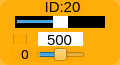
    <widget class="QWidget" name="widget_id20" native="true">
     <property name="geometry">
      <rect>
       <x>30</x>
       <y>340</y>
       <width>120</width>
       <height>65</height>
      </rect>
     </property>
     <property name="maximumSize">
      <size>
       <width>16777161</width>
       <height>16777215</height>
      </size>
     </property>
     <property name="styleSheet">
      <string notr="true">background-color: rgb(255, 170, 0, 200);
border-radius:10px;</string>
     </property>
     <widget class="QLabel" name="label_ID20">
      <property name="geometry">
       <rect>
        <x>40</x>
        <y>1</y>
        <width>45</width>
        <height>12</height>
       </rect>
      </property>
      <property name="minimumSize">
       <size>
        <width>0</width>
        <height>10</height>
       </size>
      </property>
      <property name="font">
       <font>
        <family>Arial</family>
        <pointsize>11</pointsize>
       </font>
      </property>
      <property name="styleSheet">
       <string notr="true">background-color: rgb(255, 255, 255， 0);
border-radius:0px;</string>
      </property>
      <property name="text">
       <string>ID:20</string>
      </property>
      <property name="alignment">
       <set>Qt::AlignCenter</set>
      </property>
     </widget>
     <widget class="QSlider" name="horizontalSlider_pulse_id20">
      <property name="geometry">
       <rect>
        <x>15</x>
        <y>16</y>
        <width>90</width>
        <height>12</height>
       </rect>
      </property>
      <property name="autoFillBackground">
       <bool>false</bool>
      </property>
      <property name="styleSheet">
       <string notr="true">QSlider{
	background: rgb(0, 0, 0);
	border-radius:0px;
}
QSlider::handle {/*设置中间的那个滑动的键*/                           background: rgb(255, 255, 255)}</string>
      </property>
      <property name="minimum">
       <number>0</number>
      </property>
      <property name="maximum">
       <number>1000</number>
      </property>
      <property name="pageStep">
       <number>1</number>
      </property>
      <property name="value">
       <number>500</number>
      </property>
      <property name="orientation">
       <enum>Qt::Horizontal</enum>
      </property>
     </widget>
     <widget class="QSlider" name="horizontalSlider_dev_id20">
      <property name="geometry">
       <rect>
        <x>35</x>
        <y>48</y>
        <width>50</width>
        <height>13</height>
       </rect>
      </property>
      <property name="styleSheet">
       <string notr="true">background-color: rgb(255, 255, 255， 0);</string>
      </property>
      <property name="minimum">
       <number>-125</number>
      </property>
      <property name="maximum">
       <number>125</number>
      </property>
      <property name="pageStep">
       <number>1</number>
      </property>
      <property name="orientation">
       <enum>Qt::Horizontal</enum>
      </property>
     </widget>
     <widget class="QLabel" name="label_id20">
      <property name="geometry">
       <rect>
        <x>10</x>
        <y>47</y>
        <width>30</width>
        <height>15</height>
       </rect>
      </property>
      <property name="minimumSize">
       <size>
        <width>0</width>
        <height>10</height>
       </size>
      </property>
      <property name="font">
       <font>
        <family>DejaVu Sans</family>
        <pointsize>10</pointsize>
       </font>
      </property>
      <property name="styleSheet">
       <string notr="true">background-color: rgb(255, 255, 255， 0);</string>
      </property>
      <property name="text">
       <string>0</string>
      </property>
      <property name="alignment">
       <set>Qt::AlignCenter</set>
      </property>
     </widget>
     <widget class="QLineEdit" name="lineEdit_id20">
      <property name="geometry">
       <rect>
        <x>38</x>
        <y>32</y>
        <width>45</width>
        <height>14</height>
       </rect>
      </property>
      <property name="sizePolicy">
       <sizepolicy hsizetype="Fixed" vsizetype="Fixed">
        <horstretch>0</horstretch>
        <verstretch>0</verstretch>
       </sizepolicy>
      </property>
      <property name="font">
       <font>
        <family>Arial</family>
        <pointsize>11</pointsize>
       </font>
      </property>
      <property name="autoFillBackground">
       <bool>false</bool>
      </property>
      <property name="styleSheet">
       <string notr="true">background-color: rgb(255, 255, 255);
border-radius:0px;</string>
      </property>
      <property name="text">
       <string>500</string>
      </property>
      <property name="maxLength">
       <number>1000</number>
      </property>
      <property name="alignment">
       <set>Qt::AlignCenter</set>
      </property>
      <property name="dragEnabled">
       <bool>false</bool>
      </property>
      <property name="readOnly">
       <bool>false</bool>
      </property>
     </widget>
     <widget class="QCheckBox" name="checkBox_id20">
      <property name="geometry">
       <rect>
        <x>13</x>
        <y>34</y>
        <width>15</width>
        <height>10</height>
       </rect>
      </property>
      <property name="text">
       <string/>
      </property>
     </widget>
    </widget>
